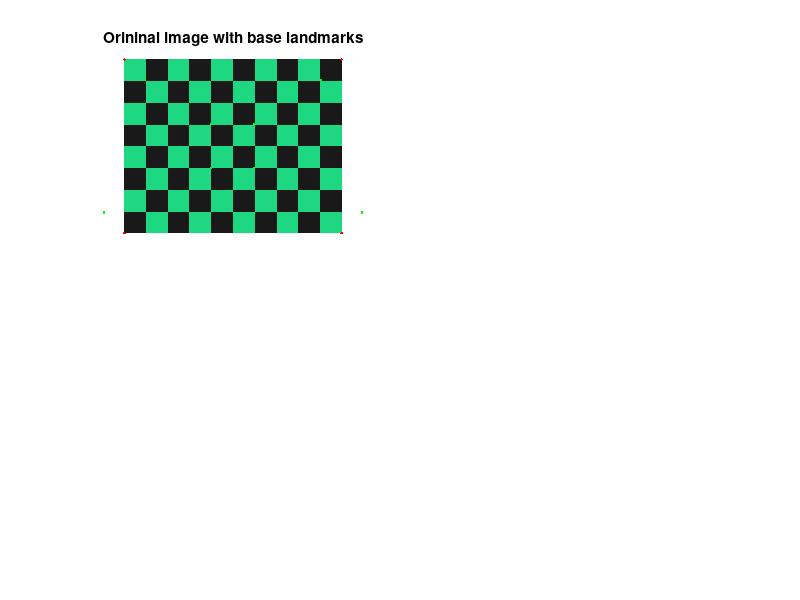

MATLAB code for this plot: (Note: this script raises an error after producing the figure.)
%   By WangLin
%   2015-11-5
%   wanglin193@hotmail.com

clear all
%close all
%create a canvas
a = 32;
cc = 255*rand(1,3);
bb = 255*rand(1,3);
for i=1:3
    im(:,:,i) = [   cc(i)*ones(a,a),25+zeros(a,a);
                   25+zeros(a,a),cc(i)*ones(a,a)];
end

im = uint8(repmat(im,4,5));


[imh,imw,imc] = size(im);

%define landmarks
ps = [1,1;imw-0,1;imw-0,imh-0;1,imh-0;
      0.4*imw,imh*3/8;
      0.6*imw,imh*3/8;      
      0.4*imw,imh*5/8; 
      0.6*imw,imh*5/8];
pd = ps;
%move some points
% pd(5:8,:) = pd(5:8,:) + 15*[1,1;-1,1;1,-1;-1,-1];
pd(1:4,:) = pd(1:4,:) + 30*[1,1;-1,1;1,-1;-1,-1];
%pd(5:8,:) = pd(5:8,:) + 30*[-1,1;-1,-1;1,1;1,-1];

% ps=ps(5:end,:);
% pd=pd(5:end,:);

figure

subplot(2,2,1)
imshow(uint8(im))
title('Orininal image with base landmarks');
hold on
plot( ps(:,1),ps(:,2),'r.' );
 plot( pd(:,1),pd(:,2),'g.' ); % added by Abdo
 
%% Gaussian RBF function 
[imo1,mask1] = rbfwarp2d( im, ps, pd,'gau',imw*0.1 );
[imo2,mask2] = rbfwarp2d( im, ps, pd,'gau',imw*0.5 );

subplot(2,2,2)
imshow(uint8(imo1));
title('RBF warping Rad = 0.1*imwidth');
hold on
plot( ps(:,1),ps(:,2),'r.' );
plot( pd(:,1),pd(:,2),'g.' );

subplot(2,2,3)
imshow(uint8(imo2));
title('RBF warping Rad = 0.5*imwidth');
hold on
plot( ps(:,1),ps(:,2),'r.' );
plot( pd(:,1),pd(:,2),'g.' );

%% Thin plate warping
tic
for i=1:150
[imo1,mask1] = rbfwarp2d( im, ps, pd,'thin');
end
toc
subplot(2,2,4)
imshow(uint8(imo1));
title('Thin-plate warping');
hold on
plot( ps(:,1),ps(:,2),'r.' );
plot( pd(:,1),pd(:,2),'g.' );
